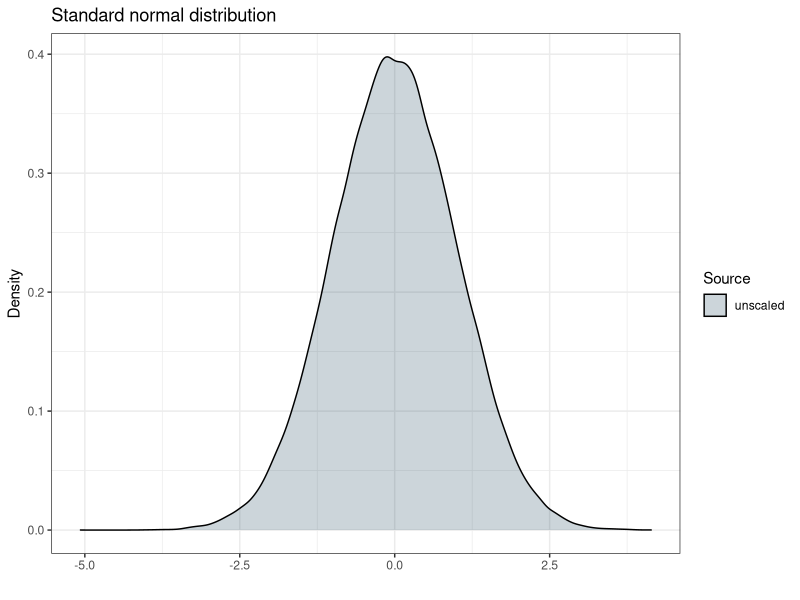
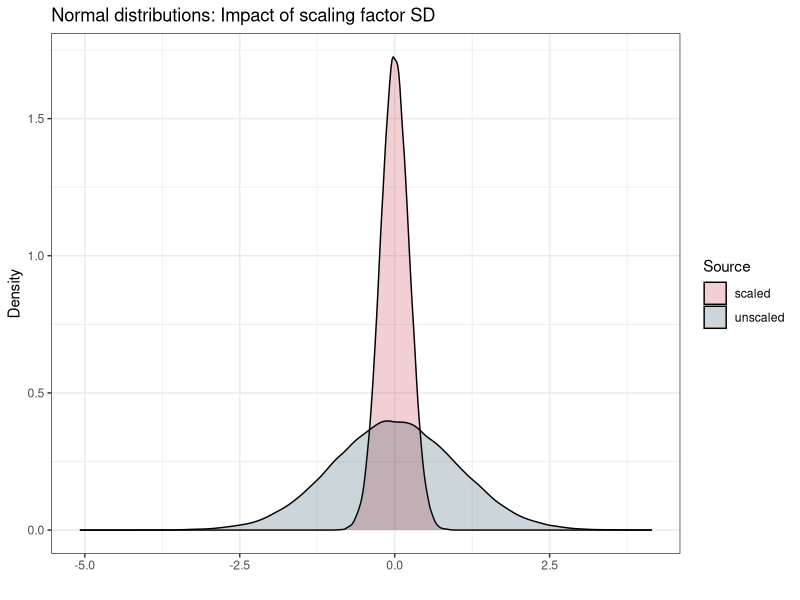
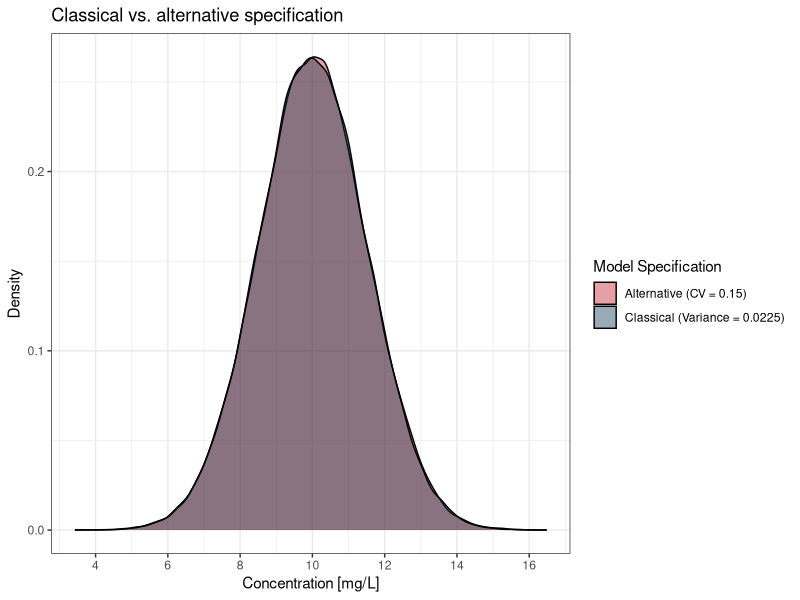

Reproduce these figures in R, in order.
## ---- chunk 1
# load packages
library(ggplot2)
library(tibble)
library(dplyr)
library(kableExtra)
## ---- chunk 2
# sample from standard normal distribution
x <- rnorm(100000, mean = 0, sd = 1)
std_norm <- tibble(x = x, source = "unscaled")

# plot
std_norm |> 
  ggplot(aes(x = x, fill = source)) +
  geom_density(alpha=0.2)+
  labs(title = "Standard normal distribution", x = "", y = "Density")+
  scale_fill_manual(
    "Source",
    values = c(
      "unscaled" = "#003049"
    )
  ) +
  theme_bw()
## ---- chunk 3
# summarize data and calculate sd and variance
std_norm |> 
  group_by(source) |>   
  summarize(
    sd = sd(x) |> signif(digits = 2),
    var = var(x) |> signif(digits = 2)
  ) |> 
  rename(
    "Source" = source,
    "Standard Deviation" = sd,
    "Variance" = var
  ) |>
  kbl() |> kable_styling()
## ---- chunk 4
# set a seed
set.seed(123)

# multiply with W
SD <- 0.23
x_scaled <- x * SD
std_norm_scaled <- tibble(x = x_scaled, source = "scaled")

# combine both
std_norm_combined <- bind_rows(std_norm, std_norm_scaled)

# plot
std_norm_combined |> 
  ggplot(aes(x = x, fill = source)) +
  geom_density(alpha = 0.2)+
  labs(title = "Normal distributions: Impact of scaling factor SD", x = "", y = "Density")+
  scale_fill_manual(
    "Source",
    values = c(
      "unscaled" = "#003049",  # Blue color for original
      "scaled" = "#c1121f"     # Orange color for scaled
    )
  ) +
  theme_bw()
## ---- chunk 5
# summarize data and calculate sd and variance
std_norm_combined |> 
  group_by(source) |>   
  summarize(
    sd = sd(x) |> signif(digits = 2),
    var = var(x) |> signif(digits = 2)
  ) |> 
  rename(
    "Source" = source,
    "Standard Deviation" = sd,
    "Variance" = var
  ) |> 
  kbl() |> 
  kable_styling()
## ---- chunk 6
# Set seed for reproducibility
set.seed(123)

# Parameters
IPRED <- 10         
CV_percent <- 0.15    
SD_prop <- CV_percent * IPRED  
sd_classical <- IPRED * sqrt(0.0225)  

# Number of samples
n <- 100000

# Classical way: Specify variance directly
eps_classical <- rnorm(n, mean = 10, sd = sd_classical)  

# Alternative way: Specify CV%
eps_alternative <- rnorm(n, mean = 10, sd = 1 * SD_prop) 

# Create a tibble combining both distributions
prop_models <- tibble(
  value = c(eps_classical, eps_alternative),
  source = rep(c("Classical (Variance = 0.0225)", "Alternative (CV = 0.15)"), each = n)
)

# Plot the density of both distributions
prop_models |> 
  ggplot(aes(x = value, fill = source)) +
  geom_density(alpha = 0.4) +
  labs(
    title = "Classical vs. alternative specification",
    x = "Concentration [mg/L]",
    y = "Density"
  ) +
  scale_fill_manual(
    "Model Specification",
    values = c(
      "Classical (Variance = 0.0225)" = "#003049",  # Blue
      "Alternative (CV = 0.15)" = "#c1121f"      # Red
    )
  ) +
  scale_x_continuous(breaks=c(4,6,8,10,12,14,16))+
  theme_bw()
